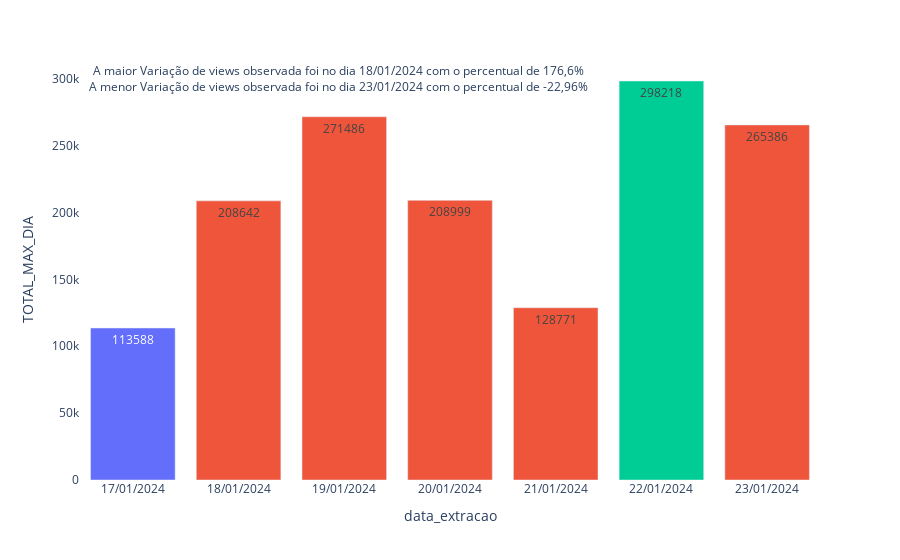

Notebook code cell kept with this figure:
### Code cell
fig = px.bar(
    base_teste, 
    x='data_extracao', 
    y='TOTAL_MAX_DIA', 
    text_auto='0',
    color=base_teste['TOTAL_MAX_DIA'].apply(lambda x: 'blue' if x == min_value else ('green' if x == max_value else 'red')), 
)
fig.update_layout(
    xaxis_tickformat='%d/%m/%Y',
    plot_bgcolor= 'white',
     xaxis=dict(
        showgrid=False,
        showline=False,
    ),
    yaxis=dict(
        showgrid=False,
        showline=False,
    ),
    showlegend=False,

)
fig.add_annotation(
    text='A maior Variação de views observada foi no dia 18/01/2024 com o percentual de 176,6%<br>'
        'A menor Variação de views observada foi no dia 23/01/2024 com o percentual de -22,96%',  
    xref="paper", 
    yref="paper",
    axref = 'x', 
    ayref='y', 
    x=0.01, 
    y=1,
    ax=8, 
    ay=40e3,
    showarrow=False
)
fig.update_traces(
    hovertemplate='<b>DATA</b>: %{x}' 
    '<br>Total Visualizações dia: %{y}',
    text='None'
)

fig.show()

### Figure 1 — Plotly figure (JSON) as saved in the notebook; plotly's stock layout.template omitted (floating-point values rounded to 4 significant figures)
{"data": [{"alignmentgroup": "True", "hovertemplate": "<b>DATA</b>: %{x}<br>Total Visualizações dia: %{y}", "legendgroup": "blue", "marker": {"color": "#636efa", "pattern": {"shape": ""}}, "name": "blue", "offsetgroup": "blue", "orientation": "v", "showlegend": true, "text": "None", "textposition": "auto", "texttemplate": "%{y:0}", "type": "bar", "x": ["2024-01-17T00:00:00"], "xaxis": "x", "y": [113588], "yaxis": "y"}, {"alignmentgroup": "True", "hovertemplate": "<b>DATA</b>: %{x}<br>Total Visualizações dia: %{y}", "legendgroup": "red", "marker": {"color": "#EF553B", "pattern": {"shape": ""}}, "name": "red", "offsetgroup": "red", "orientation": "v", "showlegend": true, "text": "None", "textposition": "auto", "texttemplate": "%{y:0}", "type": "bar", "x": ["2024-01-18T00:00:00", "2024-01-19T00:00:00", "2024-01-20T00:00:00", "2024-01-21T00:00:00", "2024-01-23T00:00:00"], "xaxis": "x", "y": [208642, 271486, 208999, 128771, 265386], "yaxis": "y"}, {"alignmentgroup": "True", "hovertemplate": "<b>DATA</b>: %{x}<br>Total Visualizações dia: %{y}", "legendgroup": "green", "marker": {"color": "#00cc96", "pattern": {"shape": ""}}, "name": "green", "offsetgroup": "green", "orientation": "v", "showlegend": true, "text": "None", "textposition": "auto", "texttemplate": "%{y:0}", "type": "bar", "x": ["2024-01-22T00:00:00"], "xaxis": "x", "y": [298218], "yaxis": "y"}], "layout": {"annotations": [{"ax": 8, "axref": "x", "ay": 40000, "ayref": "y", "showarrow": false, "text": "A maior Variação de views observada foi no dia 18/01/2024 com o percentual de 176,6%<br>A menor Variação de views observada foi no dia 23/01/2024 com o percentual de -22,96%", "x": 0.01, "xref": "paper", "y": 1, "yref": "paper"}], "barmode": "relative", "legend": {"title": {"text": "color"}, "tracegroupgap": 0}, "margin": {"t": 60}, "plot_bgcolor": "white", "showlegend": false, "xaxis": {"anchor": "y", "domain": [0, 1], "showgrid": false, "showline": false, "tickformat": "%d/%m/%Y", "title": {"text": "data_extracao"}}, "yaxis": {"anchor": "x", "domain": [0, 1], "showgrid": false, "showline": false, "title": {"text": "TOTAL_MAX_DIA"}}}}
